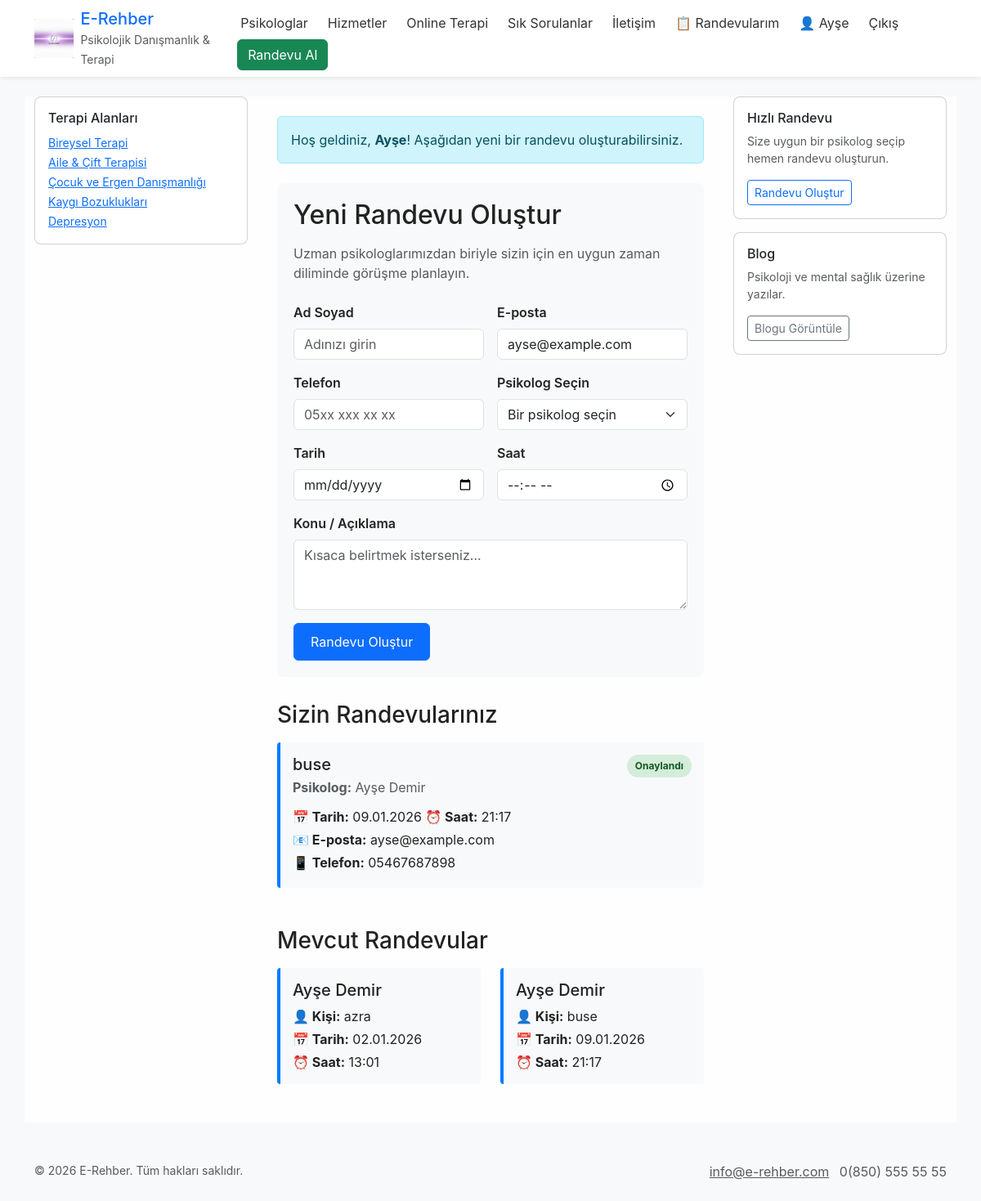
Screenshot of /randevular/randevu-al/ (signed in) with the database file from the repository.
### Randevular/models.py (models this page shows, shortened)
class Randevu(models.Model):
    STATUS_CHOICES = [
        ('pending', 'Beklemede'),
        ('confirmed', 'Onaylandı'),
        ('completed', 'Tamamlandı'),
        ('cancelled', 'İptal Edildi'),
    ]
    user = models.ForeignKey(User, on_delete=models.CASCADE, related_name='randevular')
    fullname = models.CharField(max_length=200)
    email = models.EmailField()
    phone = models.CharField(max_length=20)
    psychologist = models.CharField(max_length=200)
    psychologist_user = models.ForeignKey(User, on_delete=models.SET_NULL, null=True, blank=True, related_name='assigned_randevular')
    date = models.DateField()
    time = models.TimeField()
    message = models.TextField(blank=True, null=True)
    status = models.CharField(max_length=20, choices=STATUS_CHOICES, default='pending')
    created_at = models.DateTimeField(auto_now_add=True)
    updated_at = models.DateTimeField(auto_now=True)
    class Meta:
        ordering = ['-date', '-time']

### Randevular/views.py (the view, shortened to what this page needs)
# urls.py: path("randevu-al/", views.randevu_al, name="randevu_al"),
@login_required(login_url='login')
def randevu_al(request):
    user_randevular = Randevu.objects.filter(user=request.user).order_by('-date', '-time')
    tum_randevular = Randevu.objects.filter(status='confirmed').order_by('date', 'time')
    psychologists = PsychologistProfile.objects.filter(active=True).select_related('user')
    context = {
        'title': 'Randevu Sayfası',
        'user_randevular': user_randevular,
        'tum_randevular': tum_randevular,
        'psychologists': psychologists,
    }
    return render(request, 'Randevu.html', context)

### Randevular/templates/Randevu.html (shortened to what this page needs)
{% extends "Base.html" %}
{% load static %}
{% block extra_head %}
<link href="{% static 'static/Randevu.css' %}" rel="stylesheet">
{% endblock %}
{% block content %}
<div class="container mt-4">
    {% if user.is_authenticated %}
        <div class="alert alert-info mb-4">
            <p class="mb-0">Hoş geldiniz, <strong>{{ user.first_name|default:user.username }}</strong>! Aşağıdan yeni bir randevu oluşturabilirsiniz.</p>
        </div>
    {% else %}
        <div class="alert alert-warning mb-4">
            <p class="mb-0">Randevu almak için <a href="{% url 'login' %}">giriş yapmanız</a> gerekmektedir.</p>
        </div>
    {% endif %}
    {% if user.is_authenticated %}
    <div class="randevu-form">
        <h2 class="mb-3">Yeni Randevu Oluştur</h2>
        <p class="text-muted mb-4">
            Uzman psikologlarımızdan biriyle sizin için en uygun zaman diliminde görüşme planlayın.
        </p>
        <form method="post" class="row g-3">
            <div class="col-md-6">
                <label class="form-label">Ad Soyad</label>
                <input type="text" name="fullname" class="form-control" placeholder="Adınızı girin" required>
            </div>
            <div class="col-md-6">
                <label class="form-label">E-posta</label>
                <input type="email" name="email" class="form-control" placeholder="ornek@mail.com" value="{{ user.email }}" required>
            </div>
            <div class="col-md-6">
                <label class="form-label">Telefon</label>
                <input type="text" name="phone" class="form-control" placeholder="05xx xxx xx xx" required>
            </div>
            <div class="col-md-6">
                <label class="form-label">Psikolog Seçin</label>
                <select name="psychologist" class="form-select" required>
                    <option selected disabled>Bir psikolog seçin</option>
                </select>
            </div>
            <div class="col-md-6">
                <label class="form-label">Tarih</label>
                <input type="date" name="date" class="form-control" required>
            </div>
            <div class="col-md-6">
                <label class="form-label">Saat</label>
                <input type="time" name="time" class="form-control" required>
            </div>
            <div class="col-12">
                <label class="form-label">Konu / Açıklama</label>
                <textarea class="form-control" name="message" rows="3" placeholder="Kısaca belirtmek isterseniz..." ></textarea>
            </div>
            <div class="col-12">
                <button type="submit" class="btn btn-primary">Randevu Oluştur</button>
            </div>
        </form>
    </div>
    {% endif %}
    {% if user.is_authenticated %}
    <div class="mb-5">
        <h3 class="mb-3">Sizin Randevularınız</h3>
        {% if user_randevular %}
            {% for randevu in user_randevular %}
                <div class="randevu-kartı {{ randevu.status }}">
                    <div class="d-flex justify-content-between align-items-start mb-2">
                        <div>
                            <h5 class="mb-1">{{ randevu.fullname }}</h5>
                            <p class="mb-1 text-muted">
                                <strong>Psikolog:</strong> {{ randevu.psychologist }}
                            </p>
                        </div>
                        <span class="status-badge status-{{ randevu.status }}">
                            {% if randevu.status == 'pending' %}
                                Beklemede
                            {% elif randevu.status == 'confirmed' %}
                                Onaylandı
                            {% elif randevu.status == 'completed' %}
                                Tamamlandı
                            {% else %}
                                İptal Edildi
                            {% endif %}
                        </span>
                    </div>
                    <p class="mb-1">
                        <strong>📅 Tarih:</strong> {{ randevu.date|date:"d.m.Y" }}
                        <strong>⏰ Saat:</strong> {{ randevu.time|time:"H:i" }}
                    </p>
                    <p class="mb-1">
                        <strong>📧 E-posta:</strong> {{ randevu.email }}
                    </p>
                    <p class="mb-1">
                        <strong>📱 Telefon:</strong> {{ randevu.phone }}
                    </p>
                </div>
            {% endfor %}
        {% else %}
            <div class="alert alert-info">
                Henüz randevu almadınız. <a href="#form">Yeni randevu oluşturmak için forma tıklayın.</a>
            </div>
        {% endif %}
    </div>
    {% endif %}
    <div>
        <h3 class="mb-3">Mevcut Randevular</h3>
        {% if tum_randevular %}
            <div class="row">
                {% for randevu in tum_randevular %}
                <div class="col-md-6 mb-3">
                    <div class="randevu-kartı">
                        <h5 class="mb-2">{{ randevu.psychologist }}</h5>
                        <p class="mb-1">
                            <strong>👤 Kişi:</strong> {{ randevu.fullname }}
                        </p>
                        <p class="mb-1">
                            <strong>📅 Tarih:</strong> {{ randevu.date|date:"d.m.Y" }}
                        </p>
                        <p class="mb-0">
                            <strong>⏰ Saat:</strong> {{ randevu.time|time:"H:i" }}
                        </p>
                    </div>
                </div>
                {% endfor %}
            </div>
        {% else %}
            <div class="alert alert-info">
                Şu an mevcut onaylanmış randevu bulunmamaktadır.
            </div>
        {% endif %}
    </div>
</div>
{% endblock %}

### Psyora/templates/Base.html (shortened to what this page needs)
<!doctype html>
<html lang="tr">
<head>
	{% load static %}
	<link href="https://cdn.jsdelivr.net/npm/bootstrap@5.3.3/dist/css/bootstrap.min.css" rel="stylesheet">
	<link href="{% static 'css/base.css' %}" rel="stylesheet">
	{% block extra_head %}{% endblock %}
</head>
<body class="{% block body_class %}{% endblock %} d-flex flex-column min-vh-100">
	<header class="bg-white shadow-sm">
		<div class="container d-flex align-items-center justify-content-between py-2">
			<a class="d-flex align-items-center text-decoration-none" href="/">
				<img src="{% static 'images/WhatsApp Görsel 2025-11-28 saat 21.29.51_526577d2.jpg' %}" alt="Logo" class="site-logo me-2">
				<div>
					<span class="h5 mb-0">E-Rehber</span><br>
					<small class="text-muted">Psikolojik Danışmanlık & Terapi</small>
				</div>
			</a>
			<nav>
				{% block navbar %}
				<ul class="nav">
					<li class="nav-item"><a class="nav-link" href="{% url 'psikologlar' %}">Psikologlar</a></li>
					<li class="nav-item"><a class="nav-link" href="{% url 'hizmetler' %}">Hizmetler</a></li>
					<li class="nav-item"><a class="nav-link" href="{% url 'online_therapy:form' %}">Online Terapi</a></li>
					<li class="nav-item"><a class="nav-link" href="{% url 'sss' %}">Sık Sorulanlar</a></li>
					<li class="nav-item"><a class="nav-link" href="{% url 'iletisim' %}">İletişim</a></li>
					{% if user.is_authenticated %}
						{% if user.is_authenticated and user.psychologist_profile %}
							<li class="nav-item"><a class="nav-link" href="{% url 'psikolog_panel' %}">📋 Randevularım</a></li>
						{% endif %}
						<li class="nav-item">
							<a class="nav-link" href="{% url 'profil' %}">👤 {{ user.first_name|default:user.username }}</a>
						</li>
						<li class="nav-item"><a class="nav-link" href="{% url 'logout' %}">Çıkış</a></li>
					{% else %}
						<li class="nav-item"><a class="nav-link" href="{% url 'login' %}">Giriş Yap</a></li>
						<li class="nav-item"><a class="nav-link" href="{% url 'kayit_ol' %}">Kayıt Ol</a></li>
					{% endif %}
					<li class="nav-item"><a class="btn btn-success ms-2" href="{% url 'randevu_al' %}">Randevu Al</a></li>
				</ul>
				{% endblock %}
			</nav>
		</div>
	</header>
	<main class="container my-4 flex-grow-1">
		<div class="row">
			<aside class="col-12 col-md-3 mb-3">
				{% block left_column %}
				<div class="card">
					<div class="card-body">
						<h6 class="card-title">Terapi Alanları</h6>
						<ul class="list-unstyled mb-0">
							<li><a href="{% url 'hizmetler' %}" class="small">Bireysel Terapi</a></li>
							<li><a href="{% url 'hizmetler' %}" class="small">Aile & Çift Terapisi</a></li>
							<li><a href="{% url 'hizmetler' %}" class="small">Çocuk ve Ergen Danışmanlığı</a></li>
							<li><a href="{% url 'hizmetler' %}" class="small">Kaygı Bozuklukları</a></li>
							<li><a href="{% url 'hizmetler' %}" class="small">Depresyon</a></li>
						</ul>
					</div>
				</div>
				{% endblock %}
			</aside>
			<section class="col-12 col-md-6 mb-3">
				{% block content %}{% endblock %}
			</section>
			<aside class="col-12 col-md-3 mb-3">
				{% block right_column %}
				<div class="card">
					<div class="card-body">
						<h6 class="card-title">Hızlı Randevu</h6>
						<p class="small text-muted">Size uygun bir psikolog seçip hemen randevu oluşturun.</p>
						<a class="btn btn-outline-primary btn-sm" href="{% url 'randevu_al' %}">Randevu Oluştur</a>
					</div>
				</div>
				<div class="card mt-3">
					<div class="card-body">
						<h6 class="card-title">Blog</h6>
						<p class="small text-muted">Psikoloji ve mental sağlık üzerine yazılar.</p>
						<a class="btn btn-outline-secondary btn-sm" href="{% url 'blog' %}">Blogu Görüntüle</a>
					</div>
				</div>
				{% endblock %}
			</aside>
		</div>
	</main>
	<footer class="bg-light py-4 mt-auto">
		<div class="container d-flex justify-content-between">
			{% block footer %}
			<small class="text-muted">© {% now "Y" %} E-Rehber. Tüm hakları saklıdır.</small>
			<div>
				<a href="{% url 'iletisim' %}" class="me-2 text-muted">info@e-rehber.com</a>
				<span class="text-muted">0(850) 555 55 55</span>
			</div>
			{% endblock %}
		</div>
	</footer>
</body>
</html>

### Psyora/static/css/Base.css (style rules this page uses)
body { background-color: #f8f9fa; color: #222; font-family: Inter, system-ui, -apple-system, "Segoe UI", Roboto, "Helvetica Neue", Arial; position: relative; }
main.container, .card { background-color: rgba(255,255,255,0.92); }
.site-logo { height: 48px; width: auto; }
header .nav .nav-link { color: #333; padding: .5rem 0.75rem; }
header .btn-success { background-color: #198754; border-color: #198754; }
.card { border-radius: 8px; }

### Randevular/static/Randevu.css (style rules this page uses)
form .form-label { font-weight: 600; }
button.btn-primary { padding: 10px 20px; font-size: 16px; }

### Randevular/templates/Randevu.html (style rules this page uses)
.randevu-form { background-color: #f8f9fa; padding: 20px; border-radius: 8px; margin-bottom: 30px; }
.randevu-kartı { border-left: 4px solid #007bff; padding: 15px; margin-bottom: 15px; background-color: #f8f9fa; border-radius: 4px; }
.status-badge { display: inline-block; padding: 5px 10px; border-radius: 20px; font-size: 12px; font-weight: bold; }
.status-confirmed { background-color: #d4edda; color: #155724; }

### rows the page displays
Randevu: fullname "buse", psychologist "Ayşe Demir", status "Onaylandı", date "09.01.2026", time "21:17", email "ayse@example.com", phone "05467687898"
Randevu: psychologist "Ayşe Demir", fullname "azra", date "02.01.2026", time "13:01"

### other values shown
{{ user.first_name|default:user.username }} "Ayşe"
